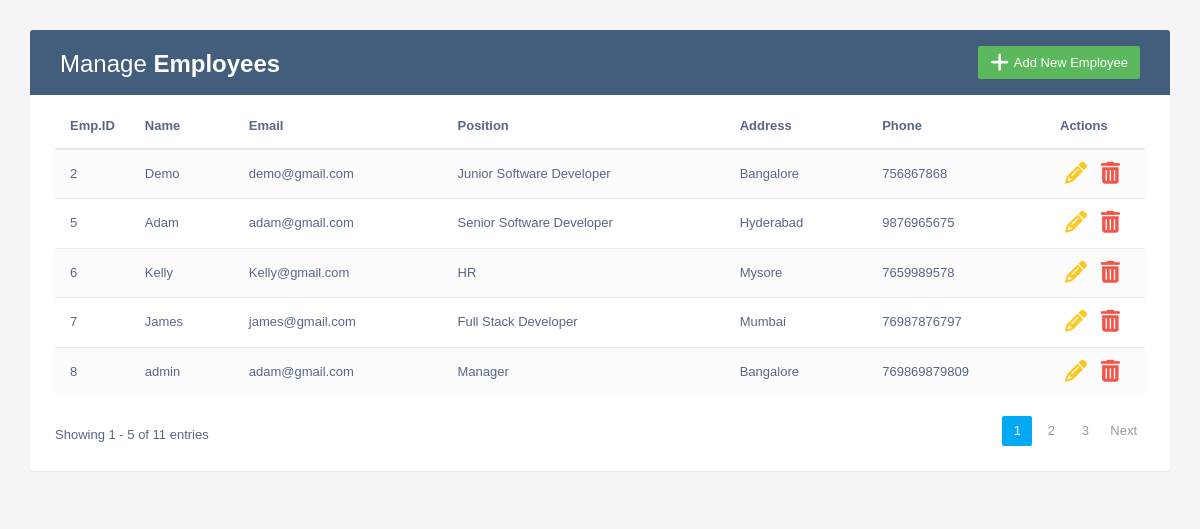
The page / on the database its author committed.
### Employee/models.py (models this page shows, shortened)
class Employees(models.Model):
    name = models.CharField(max_length=200)
    email = models.EmailField(max_length=220, unique=True)
    address = models.TextField()
    phone = models.IntegerField(unique=True)
    position = models.ForeignKey(Position,on_delete=models.CASCADE)

class Position(models.Model):
    title = models.CharField(max_length=100)
    def __str__(self):
        return self.title

### Employee/views.py (the view)
# urls.py: 2. Add a URL to urlpatterns:  path('', views.home, name='home')
def home(request):
    emp = Employees.objects.order_by('id')
    paginator = Paginator(emp, 5)
    pag_num = request.GET.get('page', 1)
    emp_page = paginator.page(pag_num)
    total_entries = emp_page.paginator.count
    positions = Position.objects.all()
    context = {
        'emp': emp_page,
        'total_entries': total_entries,
        'positions': positions,
    }
    return render(request, 'index.html', context)

### Employee/templates/index.html (shortened to what this page needs)
{% load static %}
<!DOCTYPE html>
<html lang="en">
<head>
<link rel="stylesheet" href="https://maxcdn.bootstrapcdn.com/font-awesome/4.7.0/css/font-awesome.min.css">
<link rel="stylesheet" href="https://cdnjs.cloudflare.com/ajax/libs/font-awesome/6.4.0/css/all.min.css" />
<link rel="stylesheet" href="https://maxcdn.bootstrapcdn.com/bootstrap/3.3.7/css/bootstrap.min.css">
<link rel="stylesheet" href="{% static 'css/style.css' %}">
  <body>
    <div class="container">
        <div class="table-wrapper">
            <div class="table-title">
                <div class="row">
                    <div class="col-sm-6">
						<h2>Manage <b>Employees</b></h2>
					</div>
					<div class="col-sm-6">
						<a href="#addEmployeeModal" class="btn btn-success" data-toggle="modal"><i class="fa-solid fa-plus"></i> <span>Add New Employee</span></a>
					</div>
                </div>
            </div>
            <table class="table table-striped table-hover">
                <thead>
                    <tr>
                        <th>Emp.ID</th>
                        <th>Name</th>
                        <th>Email</th>
                        <th>Position</th>
						<th>Address</th>
                        <th>Phone</th>
                        <th>Actions</th>
                    </tr>
                </thead>
                <tbody>
                    {% for e in emp %}
                    <tr>
                        <td>{{e.id}}</td>
                        <td>{{e.name}}</td>
                        <td>{{e.email}}</td>
                        <td>{{e.position}}</td>
						<td>{{e.address}}</td>
                        <td>{{e.phone}}</td>
                        <td>
                            <a href="#editEmployeeModal-{{forloop.counter}}" class="edit" data-toggle="modal"><i class="fa-solid fa-pencil"></i></a>
                            <a href="#deleteEmployeeModal-{{forloop.counter}}" class="delete" data-toggle="modal"><i class="fa-solid fa-trash-can"></i></a>
                        </td>
                    </tr>
                    {% endfor %}
                </tbody>
            </table>
			<div class="clearfix">
                <div class="hint-text page">Showing {{ emp.start_index }} - {{ emp.end_index }} of {{ total_entries }} entries</div>
                <ul class="pagination">
					{% for i in emp.paginator.page_range %}
						{% if emp.number == i %}
					<li class="page-item active"><a href="#" class="page-link">{{i}}</a></li>
						{% else %}
					<li class="page-item"><a href="?page={{i}}" class="page-link">{{i}}</a></li>
						{% endif %}
					{% endfor %}
					{% if emp.has_next %}
					<li class="page-item"><a href="?page={{emp.next_page_number}}" class="page-link">Next</a></li>
					{% endif %}
				</ul>
            </div>
        </div>
    </div>
</body>
</html>

### Employee/static/css/style.css (style rules this page uses)
body { color: #566787; background: #f5f5f5; font-family: 'Varela Round', sans-serif; font-size: 13px; }
.table-wrapper { background: #fff; padding: 20px 25px; margin: 30px 0; border-radius: 3px; box-shadow: 0 1px 1px rgba(0,0,0,.05); }
.table-title { padding-bottom: 15px; background: #435d7d; color: #fff; padding: 16px 30px; margin: -20px -25px 10px; border-radius: 3px 3px 0 0; }
.table-title h2 { margin: 5px 0 0; font-size: 24px; }
.table-title .btn { color: #fff; float: right; font-size: 13px; border: none; min-width: 50px; border-radius: 2px; border: none; outline: none !important; margin-left: 10px; }
.table-title .btn i { float: left; font-size: 21px; margin-right: 5px; }
.table-title .btn span { float: left; margin-top: 2px; }
table.table tr th, table.table tr td { border-color: #e9e9e9; padding: 12px 15px; vertical-align: middle; }
table.table tr th:first-child { width: 60px; }
table.table tr th:last-child { width: 100px; }
table.table-striped tbody tr:nth-of-type(odd) { background-color: #fcfcfc; }
table.table td:last-child i { opacity: 0.9; font-size: 22px; margin: 0 5px; }
table.table td a { font-weight: bold; color: #566787; display: inline-block; text-decoration: none; outline: none !important; }
table.table td a.edit { color: #FFC107; }
table.table td a.delete { color: #F44336; }
table.table td i { font-size: 19px; }
.pagination { float: right; margin: 0 0 5px; }
.pagination li a { border: none; font-size: 13px; min-width: 30px; min-height: 30px; color: #999; margin: 0 2px; line-height: 30px; border-radius: 2px !important; text-align: center; padding: 0 6px; }
.pagination li.active a, .pagination li.active a.page-link { background: #03A9F4; }
.hint-text { float: left; margin-top: 10px; font-size: 13px; }

### rows shown on the page
Employees: id "2", name "Demo", email "demo@gmail.com", position "Junior Software Developer", address "Bangalore", phone "756867868"
Employees: id "5", name "Adam", email "adam@gmail.com", position "Senior Software Developer", address "Hyderabad", phone "9876965675"
Employees: id "6", name "Kelly", email "Kelly@gmail.com", position "HR", address "Mysore", phone "7659989578"
Employees: id "7", name "James", email "james@gmail.com", position "Full Stack Developer", address "Mumbai", phone "76987876797"
Employees: id "8", name "admin", email "adam@gmail.com", position "Manager", address "Bangalore", phone "769869879809"

### other values the page prints
{{ emp.start_index }} "1"
{{ emp.end_index }} "5"
{{ total_entries }} "11"
{{ i }} "1"
{{ i }} "2" "3"
